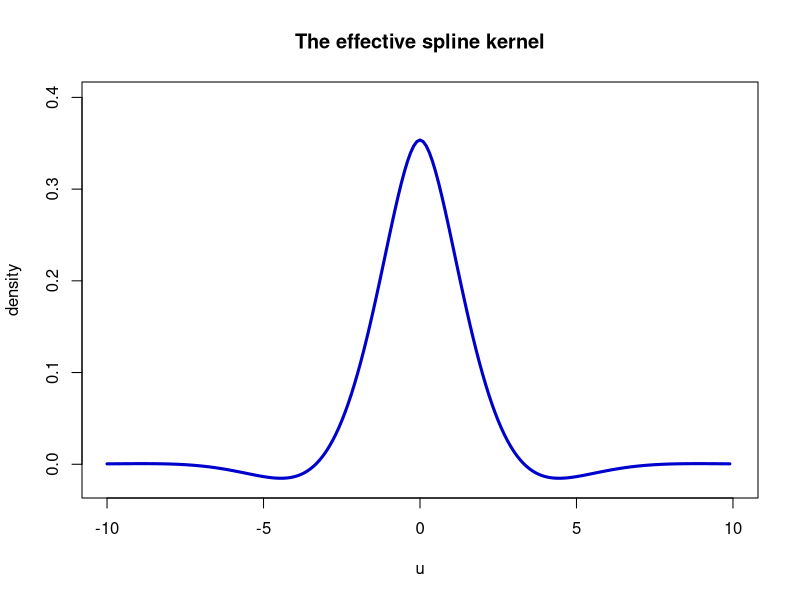

This chart was generated by the following R code: (Note: this script raises an error after producing the figure.)

# clear variables and close windows
rm(list = ls(all = TRUE))
graphics.off()

u = seq(-10, length = 200, by = 0.1)  # creates the variable x
k = 0.5 * (exp(-abs(u)/sqrt(2))) * (sin(abs(u)/sqrt(2) + pi/4))  # computes the approximative spline kernel

plot(u, k, type = "n", ylab = "density", xlab = "u", xlim = c(-10, 10), ylim = c(-0.02, 
    0.4))
title("The effective spline kernel")
lines(u, k, col = "blue3", lwd = 3)

# y = 0.5* (exp(-abs(u)/sqrt(2)))* (sin(abs(u)/sqrt(2)+pi/4))

# load data
data = read.table("agg73sh.dat")
x = data[, 1]
y = data[, 4]
h = 0.25
grid = seq(min(x), max(x), length = length(x))
mh = sker(x = grid, vecX = x, vecY = y, h = h, K = 5)  # Nadaraya Watson estimator for effective Spline kernel

dev.new()
plot(x, y, pch = 20, col = "skyblue", xlab = "Net-income", ylab = "Food", cex = 0.7, 
    sub = paste("Bandwidth, h = ", h))
title("Nadaraya-Watson Estimate employing effective spline kernel")
lines(x, GMspline, lwd = 2)

